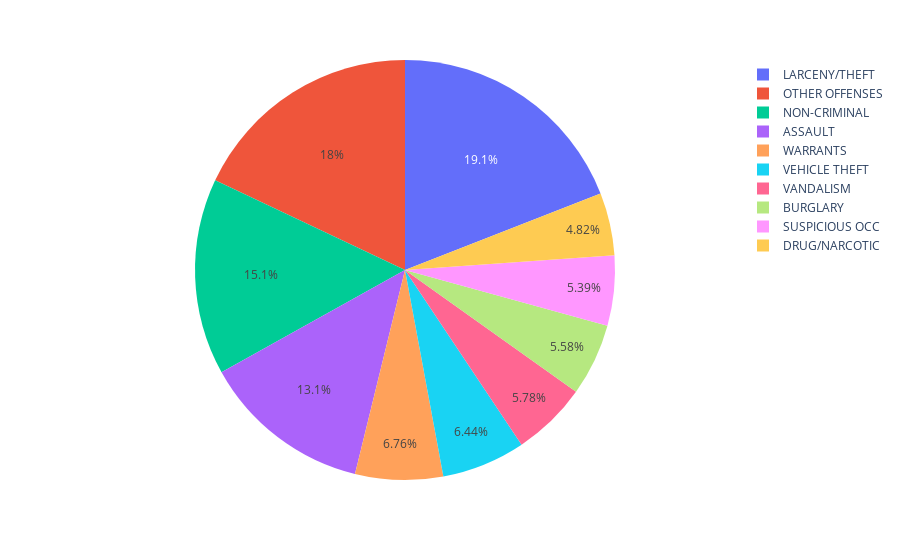

Source (notebook cell):
### Code cell
category_count_top_10 = category_count.head(10)
px.pie(category_count, 'Category','Case No.')

### Figure 1 — Plotly figure (JSON) as saved in the notebook; plotly's stock layout.template omitted (floating-point values rounded to 4 significant figures)
{"data": [{"domain": {"x": [0, 1], "y": [0, 1]}, "hovertemplate": "Category=%{label}<br>Case No.=%{value}<extra></extra>", "labels": ["LARCENY/THEFT", "OTHER OFFENSES", "NON-CRIMINAL", "ASSAULT", "WARRANTS", "VEHICLE THEFT", "VANDALISM", "BURGLARY", "SUSPICIOUS OCC", "DRUG/NARCOTIC"], "legendgroup": "", "name": "", "showlegend": true, "type": "pie", "values": [1566, 1476, 1242, 1075, 555, 529, 475, 458, 443, 396]}], "layout": {"legend": {"tracegroupgap": 0}, "margin": {"t": 60}}}
